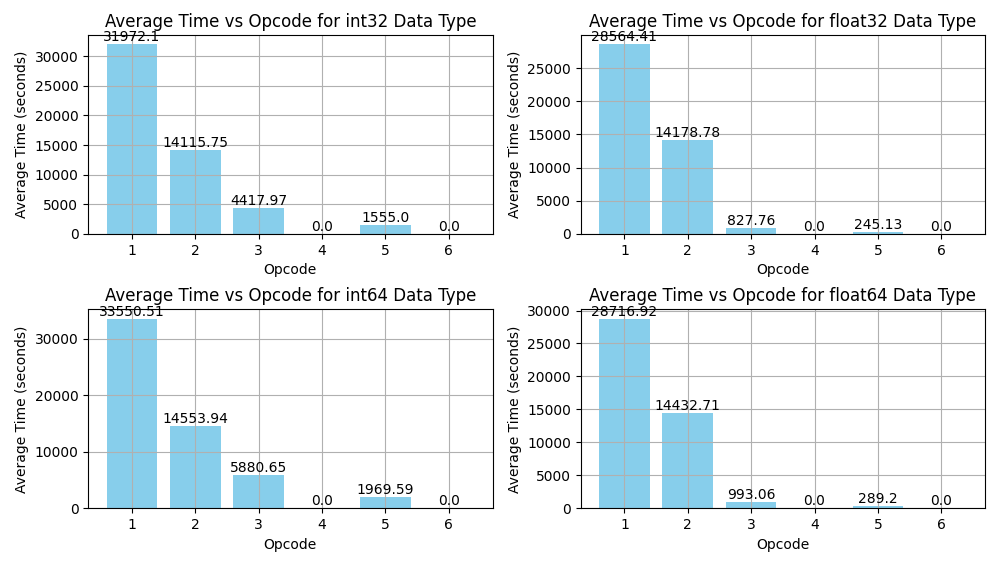

Python code for this plot:
import matplotlib.pyplot as plt
import numpy as np


sum_times = {'int32': [0] * 6, 'float32': [0] * 6, 'int64': [0] * 6, 'float64': [0] * 6}
counts = {'int32': [0] * 6, 'float32': [0] * 6, 'int64': [0] * 6, 'float64': [0] * 6}


with open('graph.txt', 'r') as file:
    for line in file:
        parts = line.split()
        opcode = int(parts[0])
        datatype = int(parts[1])
        readtime = float(parts[2])
        calctime = float(parts[3])
        writetime = float(parts[4])
        totaltime = readtime + calctime + writetime

        
        sum_times_index = opcode - 1
        counts_index = opcode - 1
        if datatype == 1:  
            sum_times['int32'][sum_times_index] += totaltime
            counts['int32'][counts_index] += 1
        elif datatype == 2:  
            sum_times['float32'][sum_times_index] += totaltime
            counts['float32'][counts_index] += 1
        elif datatype == 3:  
            sum_times['int64'][sum_times_index] += totaltime
            counts['int64'][counts_index] += 1
        elif datatype == 4:  
            sum_times['float64'][sum_times_index] += totaltime
            counts['float64'][counts_index] += 1


average_times = {datatype: [sum_time / count if count != 0 else 0 for sum_time, count in zip(sum_times[datatype], counts[datatype])] for datatype in sum_times}


plt.figure(figsize=(10, 6))


for i, (datatype, times) in enumerate(average_times.items()):
    plt.subplot(2, 2, i+1)
    bars = plt.bar(range(1, len(times) + 1), times, label=datatype, color='skyblue')
    plt.xlabel('Opcode')
    plt.ylabel('Average Time (seconds)')
    plt.title(f'Average Time vs Opcode for {datatype} Data Type')
    plt.xticks(np.arange(1, len(times) + 1, 1))
    plt.grid(True)

    
    for bar in bars:
        height = bar.get_height()
        plt.text(bar.get_x() + bar.get_width() / 2, height, round(height, 2), ha='center', va='bottom')

plt.tight_layout()
plt.show()
